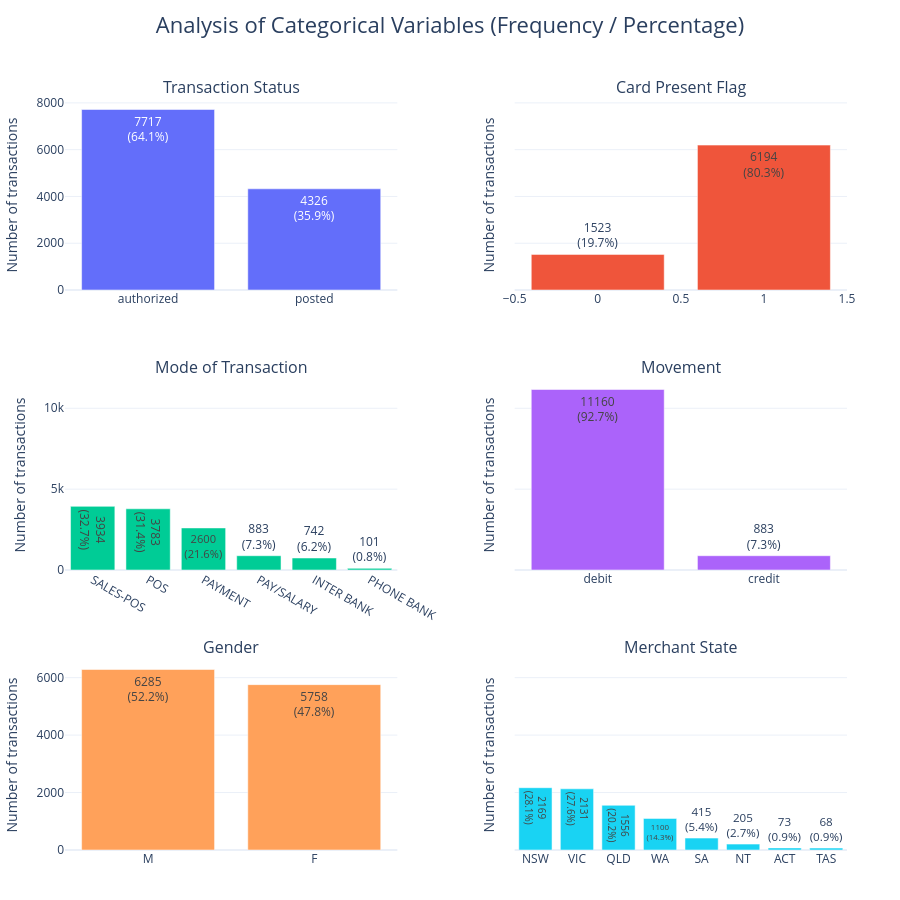

Notebook code cell kept with this figure:
### Code cell
# Configuration and Data Setup
columns_of_interest = ['status', 'card_present_flag', 'txn_description' , 'movement' , 'gender', 'merchant_state']
column_names = ['Transaction Status', 'Card Present Flag', 'Mode of Transaction' , 'Movement', 'Gender', 'Merchant State']

plot_title = "Analysis of Categorical Variables (Frequency / Percentage)"

# Subplot initialization - Number of rows and columns for the sublots
cols = 2
rows = math.ceil(len(columns_of_interest) / cols)

# Cleaned-up subplot titles
subplot_titles = column_names

fig = make_subplots(
    rows=rows, 
    cols=cols,
    subplot_titles=subplot_titles,
    horizontal_spacing=0.15, 
    vertical_spacing=0.12, shared_yaxes=True)

# Populate Subplots Dynamically
for index, col_name in enumerate(columns_of_interest):
    # Calculate row and column positions
    row = (index // cols) + 1
    col = (index % cols) + 1
    
    # Compute counts once to optimize performance
    counts = df_cleaned[col_name].value_counts()
    percentages = df_cleaned[col_name].value_counts(normalize=True) * 100
    
    # Generate text labels (e.g., "42 (15%)")
    text_labels = [f"{count}<br>({pct:.1f}%)" for count, pct in zip(counts, percentages)]
    
    fig.add_trace(go.Bar(x=counts.index, y=counts, name=col_name,
            text=text_labels, textposition='auto',
            hovertemplate="<b>Category:</b> %{x}<br><b>Count:</b> %{y}<extra></extra>"), 
            row=row, col=col)

# Global Layout and Styling Customization
fig.update_layout(title=dict(text=plot_title, 
        x=0.5, y=0.98, 
        xanchor='center', yanchor='top'), 
        title_font_size=22, 
        showlegend=False, 
        height=300 * rows,  # Scales perfectly with the number of rows
        margin=dict(l=50, r=50, t=100, b=50),
        template="plotly_white",  # Clean, modern aesthetic
        )

# Links all y-axes to scale together when you zoom or pan
fig.update_yaxes(title_text="Number of transactions")

fig.show()

### Figure 1 — Plotly figure (JSON) as saved in the notebook; plotly's stock layout.template omitted (floating-point values rounded to 4 significant figures)
{"data": [{"hovertemplate": "<b>Category:</b> %{x}<br><b>Count:</b> %{y}<extra></extra>", "name": "status", "text": ["7717<br>(64.1%)", "4326<br>(35.9%)"], "textposition": "auto", "type": "bar", "x": ["authorized", "posted"], "xaxis": "x", "y": [7717, 4326], "yaxis": "y"}, {"hovertemplate": "<b>Category:</b> %{x}<br><b>Count:</b> %{y}<extra></extra>", "name": "card_present_flag", "text": ["6194<br>(80.3%)", "1523<br>(19.7%)"], "textposition": "auto", "type": "bar", "x": [1, 0], "xaxis": "x2", "y": [6194, 1523], "yaxis": "y2"}, {"hovertemplate": "<b>Category:</b> %{x}<br><b>Count:</b> %{y}<extra></extra>", "name": "txn_description", "text": ["3934<br>(32.7%)", "3783<br>(31.4%)", "2600<br>(21.6%)", "883<br>(7.3%)", "742<br>(6.2%)", "101<br>(0.8%)"], "textposition": "auto", "type": "bar", "x": ["SALES-POS", "POS", "PAYMENT", "PAY/SALARY", "INTER BANK", "PHONE BANK"], "xaxis": "x3", "y": [3934, 3783, 2600, 883, 742, 101], "yaxis": "y3"}, {"hovertemplate": "<b>Category:</b> %{x}<br><b>Count:</b> %{y}<extra></extra>", "name": "movement", "text": ["11160<br>(92.7%)", "883<br>(7.3%)"], "textposition": "auto", "type": "bar", "x": ["debit", "credit"], "xaxis": "x4", "y": [11160, 883], "yaxis": "y4"}, {"hovertemplate": "<b>Category:</b> %{x}<br><b>Count:</b> %{y}<extra></extra>", "name": "gender", "text": ["6285<br>(52.2%)", "5758<br>(47.8%)"], "textposition": "auto", "type": "bar", "x": ["M", "F"], "xaxis": "x5", "y": [6285, 5758], "yaxis": "y5"}, {"hovertemplate": "<b>Category:</b> %{x}<br><b>Count:</b> %{y}<extra></extra>", "name": "merchant_state", "text": ["2169<br>(28.1%)", "2131<br>(27.6%)", "1556<br>(20.2%)", "1100<br>(14.3%)", "415<br>(5.4%)", "205<br>(2.7%)", "73<br>(0.9%)", "68<br>(0.9%)"], "textposition": "auto", "type": "bar", "x": ["NSW", "VIC", "QLD", "WA", "SA", "NT", "ACT", "TAS"], "xaxis": "x6", "y": [2169, 2131, 1556, 1100, 415, 205, 73, 68], "yaxis": "y6"}], "layout": {"annotations": [{"font": {"size": 16}, "showarrow": false, "text": "Transaction Status", "x": 0.2125, "xanchor": "center", "xref": "paper", "y": 1, "yanchor": "bottom", "yref": "paper"}, {"font": {"size": 16}, "showarrow": false, "text": "Card Present Flag", "x": 0.7875, "xanchor": "center", "xref": "paper", "y": 1, "yanchor": "bottom", "yref": "paper"}, {"font": {"size": 16}, "showarrow": false, "text": "Mode of Transaction", "x": 0.2125, "xanchor": "center", "xref": "paper", "y": 0.6267, "yanchor": "bottom", "yref": "paper"}, {"font": {"size": 16}, "showarrow": false, "text": "Movement", "x": 0.7875, "xanchor": "center", "xref": "paper", "y": 0.6267, "yanchor": "bottom", "yref": "paper"}, {"font": {"size": 16}, "showarrow": false, "text": "Gender", "x": 0.2125, "xanchor": "center", "xref": "paper", "y": 0.2533, "yanchor": "bottom", "yref": "paper"}, {"font": {"size": 16}, "showarrow": false, "text": "Merchant State", "x": 0.7875, "xanchor": "center", "xref": "paper", "y": 0.2533, "yanchor": "bottom", "yref": "paper"}], "height": 900, "margin": {"b": 50, "l": 50, "r": 50, "t": 100}, "showlegend": false, "title": {"font": {"size": 22}, "text": "Analysis of Categorical Variables (Frequency / Percentage)", "x": 0.5, "xanchor": "center", "y": 0.98, "yanchor": "top"}, "xaxis": {"anchor": "y", "domain": [0, 0.425]}, "xaxis2": {"anchor": "y2", "domain": [0.575, 1]}, "xaxis3": {"anchor": "y3", "domain": [0, 0.425]}, "xaxis4": {"anchor": "y4", "domain": [0.575, 1]}, "xaxis5": {"anchor": "y5", "domain": [0, 0.425]}, "xaxis6": {"anchor": "y6", "domain": [0.575, 1]}, "yaxis": {"anchor": "x", "domain": [0.7467, 1], "title": {"text": "Number of transactions"}}, "yaxis2": {"anchor": "x2", "domain": [0.7467, 1], "matches": "y", "showticklabels": false, "title": {"text": "Number of transactions"}}, "yaxis3": {"anchor": "x3", "domain": [0.3733, 0.6267], "title": {"text": "Number of transactions"}}, "yaxis4": {"anchor": "x4", "domain": [0.3733, 0.6267], "matches": "y3", "showticklabels": false, "title": {"text": "Number of transactions"}}, "yaxis5": {"anchor": "x5", "domain": [0, 0.2533], "title": {"text": "Number of transactions"}}, "yaxis6": {"anchor": "x6", "domain": [0, 0.2533], "matches": "y5", "showticklabels": false, "title": {"text": "Number of transactions"}}}}
